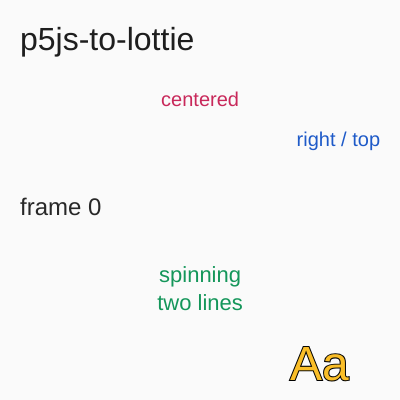
Frame 1 (no input)
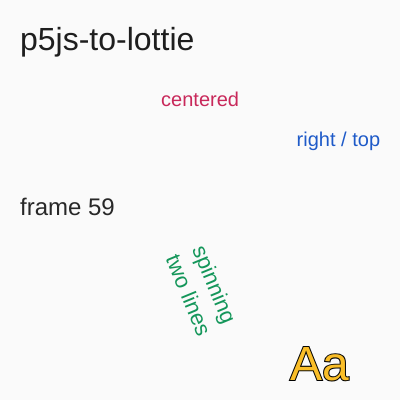
Frame 60 (no input)
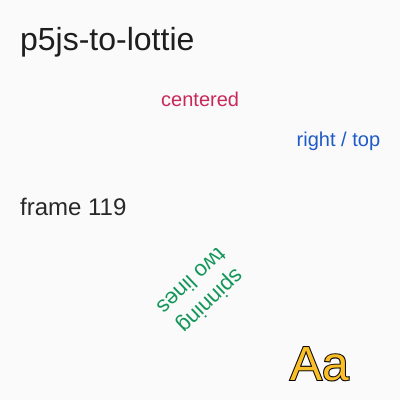
Frame 120 (the mouse pressed at the canvas centre since frame 60)

The p5.js sketch that drew these frames (run headless with seeded random() and noise() and a simulated clock; from frame 60 on, the mouse is pressed at the canvas centre):

// p5.js sketch
// ── sketch.js
// text() with textSize, textAlign (both axes), textLeading, changing content,
// transforms, and a stroke.
let t = 0;

function initVar() {
  t = 0;
}

function setup() {
  createCanvas(400, 400);
  initVar();
}

function draw() {
  background(250);
  noStroke();

  fill(30);
  textSize(32);
  textAlign(LEFT, BASELINE);
  text("p5js-to-lottie", 20, 50);

  fill(200, 40, 90);
  textSize(20);
  textAlign(CENTER, CENTER);
  text("centered", 200, 100);

  fill(30, 90, 200);
  textAlign(RIGHT, TOP);
  text("right / top", 380, 130);

  // content that changes every frame
  fill(40);
  textSize(24);
  textAlign(LEFT, BOTTOM);
  text(`frame ${t}`, 20, 220);

  // two lines, spinning around their center
  push();
  translate(200, 290);
  rotate(t * 0.02);
  fill(20, 150, 90);
  textSize(22);
  textLeading(28);
  textAlign(CENTER, CENTER);
  text("spinning\ntwo lines", 0, 0);
  pop();

  // outlined text
  textSize(48);
  textAlign(LEFT, BASELINE);
  stroke(0);
  strokeWeight(2);
  fill(250, 190, 40);
  text("Aa", 290, 380);

  t++;
}

function startRecord() {
  initVar();
  window.saveLottie(5, (animation) => {
    const player = document.querySelector("lottie-player");
    player.load(JSON.stringify(animation));
  });
}
